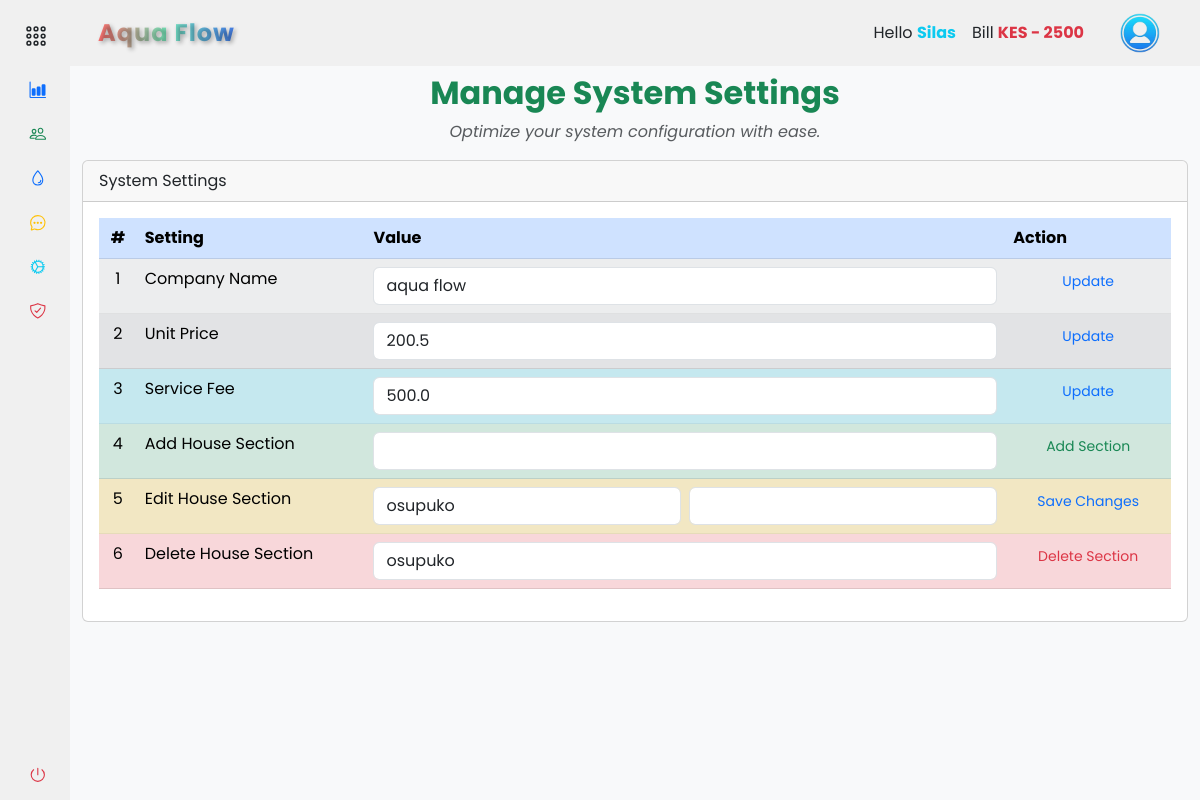
The page /accounts/settings/settings (signed in) on the database as committed earlier.
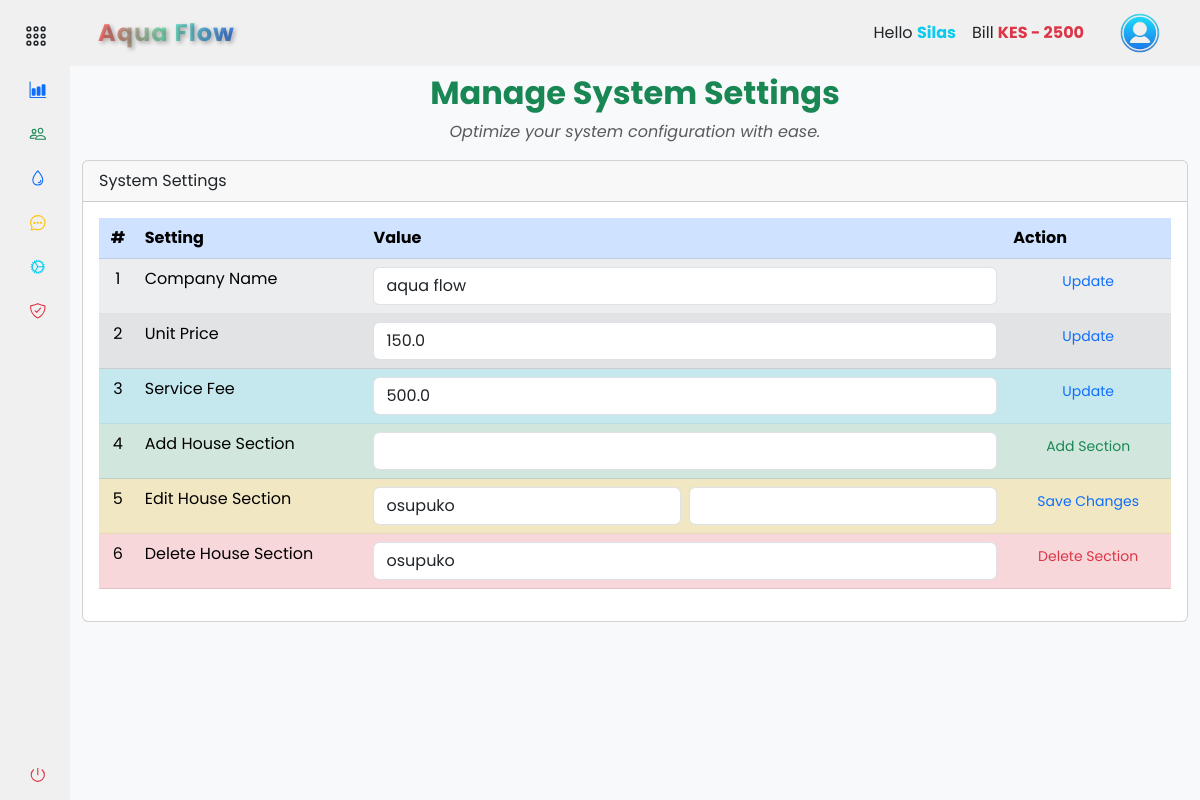
The same page on the database as committed later.
### app/backend/models/user.py (models this page shows, shortened)
class Settings(db.Model):
    id = db.Column(db.Integer, primary_key=True)
    company_name = db.Column(db.String(255))
    unit_price = db.Column(db.Float)
    service_fee = db.Column(db.Float)
    house_sections = db.Column(db.String(255))

### app/backend/accounts/settings/routes.py (the view, shortened to what this page needs)
@settings_bp.route('/settings', methods=['GET', 'POST'])
@login_required
def settings():
    company_name_form = CompanyNameForm()
    unit_price_form = UnitPriceForm()
    service_fee_form = ServiceFeeForm()
    add_section_form = AddHouseSectionForm()
    edit_section_form = EditHouseSectionForm()
    delete_section_form = DeleteHouseSectionForm()
    system_settings = get_system_settings()
    new_company_name = company_name_form.company_name.data
    new_unit_price = unit_price_form.unit_price.data
    new_service_fee = service_fee_form.service_fee.data
    if system_settings:
        company_name_form.company_name.data = system_settings.company_name
        unit_price_form.unit_price.data = system_settings.unit_price
        service_fee_form.service_fee.data = system_settings.service_fee
        house_sections = system_settings.house_sections.split(',') if system_settings.house_sections else []
        edit_section_form.house_sections.choices = [(section, section) for section in house_sections]
        delete_section_form.house_sections.choices = [(section, section) for section in house_sections]
    return render_template('accounts/settings.html',
                           company_name_form=company_name_form,
                           unit_price_form=unit_price_form,
                           service_fee_form=service_fee_form,
                           add_section_form=add_section_form,
                           edit_section_form=edit_section_form,
                           delete_section_form=delete_section_form,
                           hide_footer=True)

### app/backend/accounts/settings/forms.py
class CompanyNameForm(FlaskForm):
    company_name = StringField('Company Name', validators=[DataRequired()])
    submit = SubmitField('Submit')

class UnitPriceForm(FlaskForm):
    unit_price = FloatField('Unit Price', validators=[DataRequired()])
    submit = SubmitField('Submit')

### app/backend/accounts/accounts_context.py (called while the page is built)
def accounts_context():
    company = Settings.query.first()
    company_name = company.company_name if company else 'ApoGen'
    bill = int('2500')
    return {'company_name': company_name, 'bill': bill}

def inject_now():
    return {'now': datetime.utcnow() + timedelta(hours=3)}

### app/assets/templates/accounts/settings.html (shortened to what the changed rows need)
{% extends 'base.html' %} {% block content %}
<head>
</head>
<div class="container mt-2">
  <div class="text-center">
    <h2 class="fw-bold text-success mb-2 mb-2">Manage System Settings</h2>
  </div>
  <div class="col-md-12">
    <div class="card mt-3 mb-3">
      <div class="card-body">
        <div class="table-responsive">
          <table class="table table-striped" style="width: 100%">
            <thead class="table-primary">
              <tr>
                <th class="text-center" scope="col">#</th>
                <th class="ms-2" scope="col">Setting</th>
                <th class="ms-2" scope="col">Value</th>
                <th class="ms-2" scope="col">Action</th>
              </tr>
            </thead>
            <tbody>
              <tr class="table-light">
                <td>
                  <form
                    method="post"
                    action="{{ url_for('accounts.settings.settings') }}"
                    id="company_name_form"
                  >
                    {{ company_name_form.company_name(class="form-control") }}
                  </form>
                </td>
              </tr>
              <tr class="table-secondary">
                <td>
                  <form
                    method="post"
                    action="{{ url_for('accounts.settings.settings') }}"
                    id="unit_price_form"
                  >
                    {{ unit_price_form.unit_price(class="form-control") }}
                  </form>
                </td>
              </tr>
              <tr class="table-info">
                <td>
                  <form
                    method="post"
                    action="{{ url_for('accounts.settings.settings') }}"
                    id="service_fee_form"
                  >
                    {{ service_fee_form.service_fee(class="form-control") }}
                  </form>
                </td>
              </tr>
            </tbody>
          </table>
        </div>
      </div>
    </div>
  </div>
</div>
{% endblock %}

### app/assets/templates/components/navbar.html (shortened to what this page needs)
{% if not hide_navbar %}
<header
  id="navbar"
  class="navbar navbar-expand-lg sticky-sm-top {% if not current_user.is_authenticated %}bg-dark{% endif %}"
>
  <div class="container-fluid">
    <a
      class="navbar-brand text-center d-flex align-items-center fw-bold ms-3 {% if not current_user.is_authenticated %}text-light{% else %}gradient-text{% endif %}"
      href="#"
    >
      {{ company_name.title() }}
    </a>
    <div class="collapse navbar-collapse" id="navbarToggler">
      <div class="d-flex align-items-center ms-auto">
         {% if current_user.is_authenticated %}
        <ul class="navbar-nav me-3">
          <li class="nav-item">
            <a class="nav-link text-dark">
              Hello
              <span class="text-info fw-bold"
                >{{ current_user.first_name.title() }}</span
              >
            </a>
          </li>
          <li class="nav-item">
            <a class="nav-link text-dark">
              Bill
              <span
                class="fw-bold {% if bill > 0 %}text-danger{% else %}text-success{% endif %}"
                >KES {% if bill > 0 %}-{% endif %} {{ bill }}</span
              >
            </a>
          </li>
        </ul>
        <div class="btn-group">
          <button
            type="button"
            class="btn navbar-brand rounded-circle border-0"
            data-bs-toggle="dropdown"
            aria-expanded="false"
          >
            <img
              src="{{ url_for('static', filename='images/user.png') }}"
              alt="logo image"
              height="40px"
              width="40px"
            />
          </button>
        </div>
        {% endif %}
      </div>
    </div>
  </div>
</header>
{% endif %}

Rows that differ between the two databases and show on the page:
changed Settings "Aqua Flow": unit_price "200.5" → "150.0"
